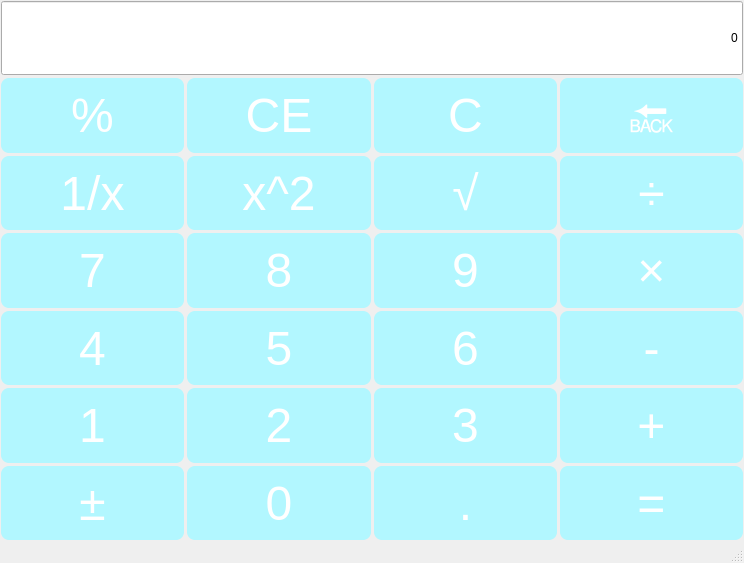
<?xml version="1.0" encoding="UTF-8"?>
<ui version="4.0">
 <class>MainWindow</class>
 <widget class="QMainWindow" name="MainWindow">
  <property name="geometry">
   <rect>
    <x>0</x>
    <y>0</y>
    <width>744</width>
    <height>563</height>
   </rect>
  </property>
  <property name="windowTitle">
   <string>MainWindow</string>
  </property>
  <property name="styleSheet">
   <string notr="true">QPushButton{
     background-color: #b2f7ff;
     font-size : 36pt;
     color: white;
     border-radius:8px; 
}</string>
  </property>
  <widget class="QWidget" name="centralwidget">
   <layout class="QVBoxLayout" name="verticalLayout">
    <property name="spacing">
     <number>3</number>
    </property>
    <property name="leftMargin">
     <number>1</number>
    </property>
    <property name="topMargin">
     <number>1</number>
    </property>
    <property name="rightMargin">
     <number>1</number>
    </property>
    <property name="bottomMargin">
     <number>1</number>
    </property>
    <item>
     <layout class="QGridLayout" name="gridLayout">
      <item row="3" column="2">
       <widget class="QPushButton" name="GENGHAO">
        <property name="sizePolicy">
         <sizepolicy hsizetype="Minimum" vsizetype="Preferred">
          <horstretch>0</horstretch>
          <verstretch>0</verstretch>
         </sizepolicy>
        </property>
        <property name="text">
         <string>√</string>
        </property>
       </widget>
      </item>
      <item row="0" column="0" colspan="4">
       <widget class="QLineEdit" name="KUANG">
        <property name="sizePolicy">
         <sizepolicy hsizetype="Expanding" vsizetype="Minimum">
          <horstretch>0</horstretch>
          <verstretch>0</verstretch>
         </sizepolicy>
        </property>
        <property name="text">
         <string>0</string>
        </property>
        <property name="alignment">
         <set>Qt::AlignmentFlag::AlignRight|Qt::AlignmentFlag::AlignTrailing|Qt::AlignmentFlag::AlignVCenter</set>
        </property>
       </widget>
      </item>
      <item row="8" column="3">
       <widget class="QPushButton" name="DY">
        <property name="sizePolicy">
         <sizepolicy hsizetype="Minimum" vsizetype="Preferred">
          <horstretch>0</horstretch>
          <verstretch>0</verstretch>
         </sizepolicy>
        </property>
        <property name="text">
         <string>=</string>
        </property>
       </widget>
      </item>
      <item row="7" column="2">
       <widget class="QPushButton" name="BN3">
        <property name="sizePolicy">
         <sizepolicy hsizetype="Minimum" vsizetype="Preferred">
          <horstretch>0</horstretch>
          <verstretch>0</verstretch>
         </sizepolicy>
        </property>
        <property name="text">
         <string>3</string>
        </property>
       </widget>
      </item>
      <item row="3" column="0">
       <widget class="QPushButton" name="DAOSU">
        <property name="sizePolicy">
         <sizepolicy hsizetype="Minimum" vsizetype="Preferred">
          <horstretch>0</horstretch>
          <verstretch>0</verstretch>
         </sizepolicy>
        </property>
        <property name="text">
         <string>1/x</string>
        </property>
       </widget>
      </item>
      <item row="3" column="3">
       <widget class="QPushButton" name="CHU">
        <property name="sizePolicy">
         <sizepolicy hsizetype="Minimum" vsizetype="Preferred">
          <horstretch>0</horstretch>
          <verstretch>0</verstretch>
         </sizepolicy>
        </property>
        <property name="text">
         <string>÷</string>
        </property>
       </widget>
      </item>
      <item row="7" column="3">
       <widget class="QPushButton" name="JIA">
        <property name="sizePolicy">
         <sizepolicy hsizetype="Minimum" vsizetype="Preferred">
          <horstretch>0</horstretch>
          <verstretch>0</verstretch>
         </sizepolicy>
        </property>
        <property name="text">
         <string>+</string>
        </property>
       </widget>
      </item>
      <item row="7" column="0">
       <widget class="QPushButton" name="BN1">
        <property name="sizePolicy">
         <sizepolicy hsizetype="Minimum" vsizetype="Preferred">
          <horstretch>0</horstretch>
          <verstretch>0</verstretch>
         </sizepolicy>
        </property>
        <property name="text">
         <string>1</string>
        </property>
       </widget>
      </item>
      <item row="6" column="2">
       <widget class="QPushButton" name="BN6">
        <property name="sizePolicy">
         <sizepolicy hsizetype="Minimum" vsizetype="Preferred">
          <horstretch>0</horstretch>
          <verstretch>0</verstretch>
         </sizepolicy>
        </property>
        <property name="text">
         <string>6</string>
        </property>
       </widget>
      </item>
      <item row="4" column="1">
       <widget class="QPushButton" name="BN8">
        <property name="sizePolicy">
         <sizepolicy hsizetype="Minimum" vsizetype="Preferred">
          <horstretch>0</horstretch>
          <verstretch>0</verstretch>
         </sizepolicy>
        </property>
        <property name="text">
         <string>8</string>
        </property>
       </widget>
      </item>
      <item row="8" column="2">
       <widget class="QPushButton" name="dain">
        <property name="sizePolicy">
         <sizepolicy hsizetype="Minimum" vsizetype="Preferred">
          <horstretch>0</horstretch>
          <verstretch>0</verstretch>
         </sizepolicy>
        </property>
        <property name="text">
         <string>.</string>
        </property>
       </widget>
      </item>
      <item row="4" column="3">
       <widget class="QPushButton" name="CHEN">
        <property name="sizePolicy">
         <sizepolicy hsizetype="Minimum" vsizetype="Preferred">
          <horstretch>0</horstretch>
          <verstretch>0</verstretch>
         </sizepolicy>
        </property>
        <property name="text">
         <string>×</string>
        </property>
       </widget>
      </item>
      <item row="1" column="1">
       <widget class="QPushButton" name="QINchu">
        <property name="sizePolicy">
         <sizepolicy hsizetype="Minimum" vsizetype="Preferred">
          <horstretch>0</horstretch>
          <verstretch>0</verstretch>
         </sizepolicy>
        </property>
        <property name="text">
         <string>CE</string>
        </property>
       </widget>
      </item>
      <item row="4" column="0">
       <widget class="QPushButton" name="BN7">
        <property name="sizePolicy">
         <sizepolicy hsizetype="Minimum" vsizetype="Preferred">
          <horstretch>0</horstretch>
          <verstretch>0</verstretch>
         </sizepolicy>
        </property>
        <property name="text">
         <string>7</string>
        </property>
       </widget>
      </item>
      <item row="6" column="1">
       <widget class="QPushButton" name="BN5">
        <property name="sizePolicy">
         <sizepolicy hsizetype="Minimum" vsizetype="Preferred">
          <horstretch>0</horstretch>
          <verstretch>0</verstretch>
         </sizepolicy>
        </property>
        <property name="text">
         <string>5</string>
        </property>
       </widget>
      </item>
      <item row="7" column="1">
       <widget class="QPushButton" name="BN2">
        <property name="sizePolicy">
         <sizepolicy hsizetype="Minimum" vsizetype="Preferred">
          <horstretch>0</horstretch>
          <verstretch>0</verstretch>
         </sizepolicy>
        </property>
        <property name="text">
         <string>2</string>
        </property>
       </widget>
      </item>
      <item row="1" column="3">
       <widget class="QPushButton" name="DEL">
        <property name="sizePolicy">
         <sizepolicy hsizetype="Minimum" vsizetype="Preferred">
          <horstretch>0</horstretch>
          <verstretch>0</verstretch>
         </sizepolicy>
        </property>
        <property name="text">
         <string>🔙</string>
        </property>
       </widget>
      </item>
      <item row="6" column="0">
       <widget class="QPushButton" name="BN4">
        <property name="sizePolicy">
         <sizepolicy hsizetype="Minimum" vsizetype="Preferred">
          <horstretch>0</horstretch>
          <verstretch>0</verstretch>
         </sizepolicy>
        </property>
        <property name="text">
         <string>4</string>
        </property>
       </widget>
      </item>
      <item row="8" column="0">
       <widget class="QPushButton" name="ZF">
        <property name="sizePolicy">
         <sizepolicy hsizetype="Minimum" vsizetype="Preferred">
          <horstretch>0</horstretch>
          <verstretch>0</verstretch>
         </sizepolicy>
        </property>
        <property name="text">
         <string>±</string>
        </property>
       </widget>
      </item>
      <item row="8" column="1">
       <widget class="QPushButton" name="BN0">
        <property name="sizePolicy">
         <sizepolicy hsizetype="Minimum" vsizetype="Preferred">
          <horstretch>0</horstretch>
          <verstretch>0</verstretch>
         </sizepolicy>
        </property>
        <property name="text">
         <string>0</string>
        </property>
       </widget>
      </item>
      <item row="1" column="2">
       <widget class="QPushButton" name="GUIling">
        <property name="sizePolicy">
         <sizepolicy hsizetype="Minimum" vsizetype="Preferred">
          <horstretch>0</horstretch>
          <verstretch>0</verstretch>
         </sizepolicy>
        </property>
        <property name="text">
         <string>C</string>
        </property>
       </widget>
      </item>
      <item row="4" column="2">
       <widget class="QPushButton" name="BN9">
        <property name="sizePolicy">
         <sizepolicy hsizetype="Minimum" vsizetype="Preferred">
          <horstretch>0</horstretch>
          <verstretch>0</verstretch>
         </sizepolicy>
        </property>
        <property name="text">
         <string>9</string>
        </property>
       </widget>
      </item>
      <item row="3" column="1">
       <widget class="QPushButton" name="PF">
        <property name="sizePolicy">
         <sizepolicy hsizetype="Minimum" vsizetype="Preferred">
          <horstretch>0</horstretch>
          <verstretch>0</verstretch>
         </sizepolicy>
        </property>
        <property name="text">
         <string>x^2</string>
        </property>
       </widget>
      </item>
      <item row="6" column="3">
       <widget class="QPushButton" name="JIAN">
        <property name="sizePolicy">
         <sizepolicy hsizetype="Minimum" vsizetype="Preferred">
          <horstretch>0</horstretch>
          <verstretch>0</verstretch>
         </sizepolicy>
        </property>
        <property name="text">
         <string>-</string>
        </property>
       </widget>
      </item>
      <item row="1" column="0">
       <widget class="QPushButton" name="BAIFEN">
        <property name="sizePolicy">
         <sizepolicy hsizetype="Minimum" vsizetype="Preferred">
          <horstretch>0</horstretch>
          <verstretch>0</verstretch>
         </sizepolicy>
        </property>
        <property name="styleSheet">
         <string notr="true"/>
        </property>
        <property name="text">
         <string>%</string>
        </property>
       </widget>
      </item>
     </layout>
    </item>
   </layout>
  </widget>
  <widget class="QMenuBar" name="menubar">
   <property name="geometry">
    <rect>
     <x>0</x>
     <y>0</y>
     <width>744</width>
     <height>21</height>
    </rect>
   </property>
  </widget>
  <widget class="QStatusBar" name="statusbar"/>
 </widget>
 <resources/>
 <connections/>
</ui>
